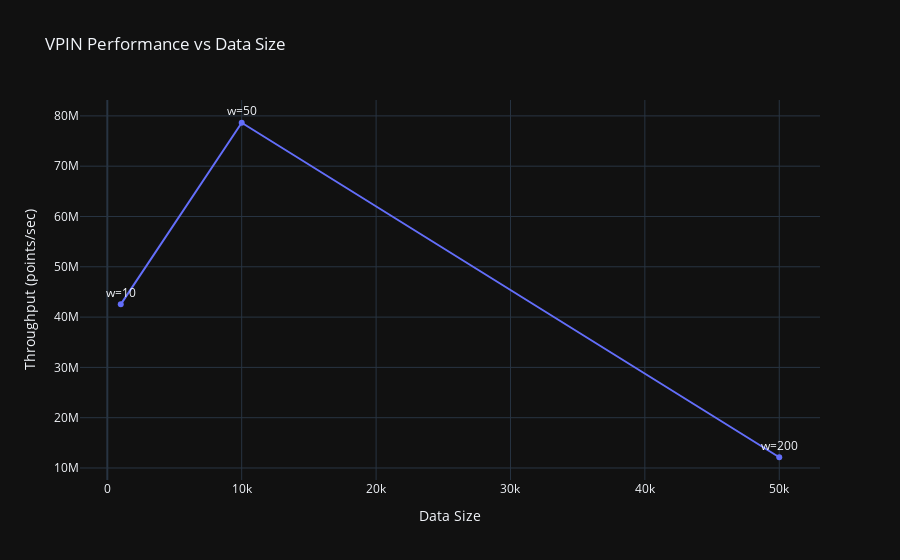

The code cell stored with this chart in its notebook:
### Code cell
# Plot results
df = pd.DataFrame(results)

fig = go.Figure()
fig.add_trace(go.Scatter(
    x=df['size'], y=df['throughput'],
    mode='lines+markers+text',
    text=[f"w={w}" for w in df['window']],
    textposition="top center",
    name='Throughput'
))

fig.update_layout(
    title='VPIN Performance vs Data Size',
    xaxis_title='Data Size',
    yaxis_title='Throughput (points/sec)',
    template='plotly_dark'
)

fig.show()

### Figure 1 — Plotly figure (JSON) as saved in the notebook; plotly's stock layout.template omitted (floating-point values rounded to 4 significant figures)
{"data": [{"mode": "lines+markers+text", "name": "Throughput", "text": ["w=10", "w=50", "w=200"], "textposition": "top center", "type": "scatter", "x": [1000, 10000, 50000], "y": [42540000.0, 78630000.0, 12140000.0]}], "layout": {"title": {"text": "VPIN Performance vs Data Size"}, "xaxis": {"title": {"text": "Data Size"}}, "yaxis": {"title": {"text": "Throughput (points/sec)"}}}}
